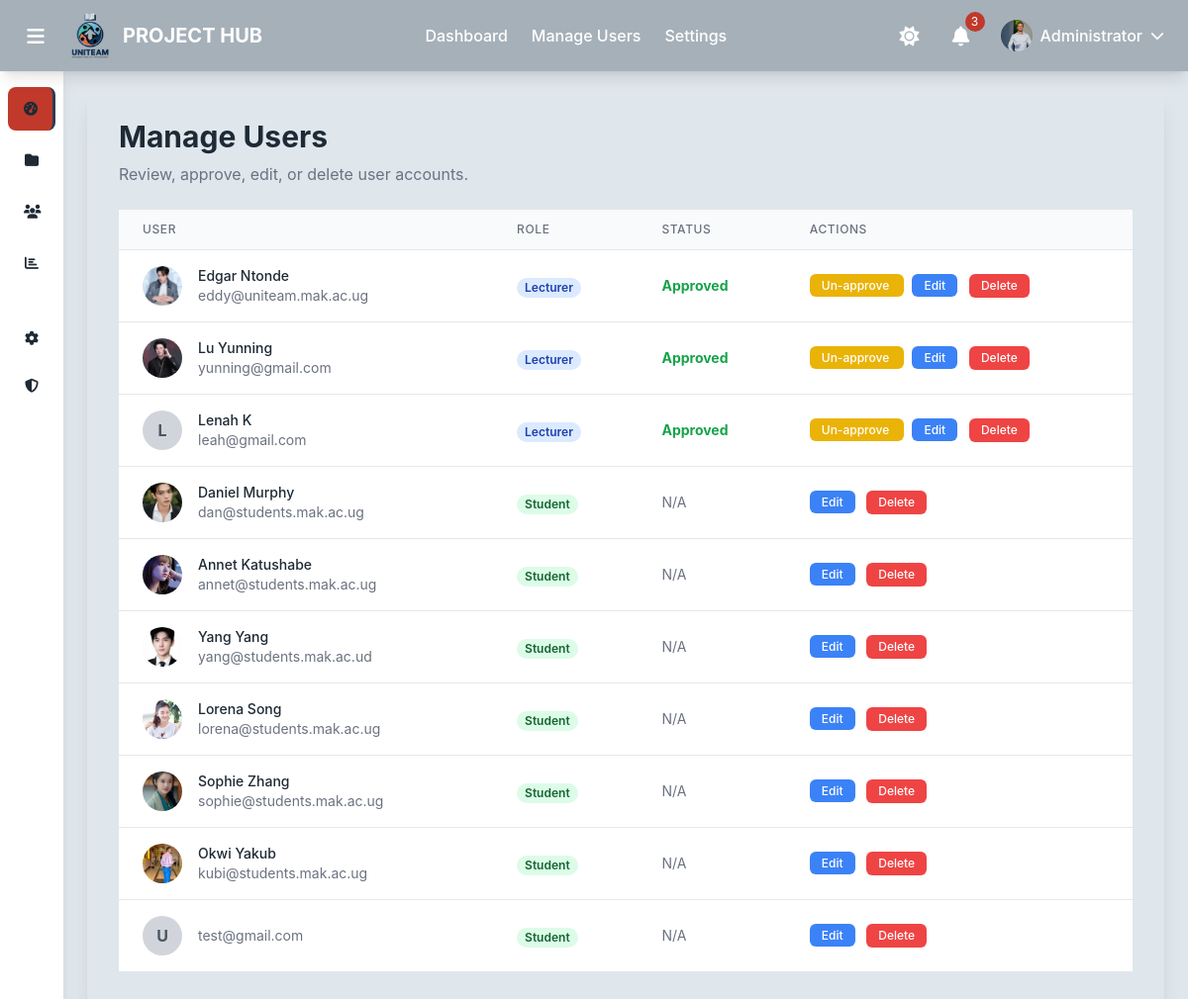
The page /accounts/admin/users/ (signed in) on the database its author committed.
### users/models.py (models this page shows)
class CustomUser(AbstractUser):
    class Role(models.TextChoices):
        ADMIN = "ADMIN", "Admin"
        LECTURER = "LECTURER", "Lecturer"
        STUDENT = "STUDENT", "Student"
    role = models.CharField(max_length=50, choices=Role.choices)
    avatar = models.ImageField(upload_to='avatars/', null=True, blank=True)
    is_approved = models.BooleanField(default=True)
    phone_number = models.CharField(max_length=20, blank=True)
    def get_full_name(self):
        return f"{self.first_name} {self.last_name}"

### users/views.py (the view)
# urls.py: path('admin/users/', views.admin_user_list, name='admin_user_list'),
@login_required
@user_passes_test(is_admin)
def admin_user_list(request):
    users = CustomUser.objects.all().exclude(id=request.user.id).order_by('role', 'date_joined')
    context = {
        'users': users
    }
    return render(request, 'users/admin_user_list.html', context)

### users/views.py (called while the page is built)
def is_admin(user):
    return user.is_authenticated and user.role == CustomUser.Role.ADMIN

### templates/users/admin_user_list.html (shortened to what this page needs)
{% extends "base/base_admin.html" %}
{% load static %}
{% block content %}
<div class="surface shadow-xl rounded-lg p-6 md:p-8">
    <h1 class="text-3xl font-bold mb-2">Manage Users</h1>
    <p class="text-gray-500 mb-6">Review, approve, edit, or delete user accounts.</p>
    <div class="overflow-x-auto">
        <table class="min-w-full divide-y divide-gray-200">
            <thead class="bg-gray-50 dark:bg-gray-700">
                <tr>
                    <th scope="col" class="px-6 py-3 text-left text-xs font-medium text-gray-500 uppercase tracking-wider">User</th>
                    <th scope="col" class="px-6 py-3 text-left text-xs font-medium text-gray-500 uppercase tracking-wider">Role</th>
                    <th scope="col" class="px-6 py-3 text-left text-xs font-medium text-gray-500 uppercase tracking-wider">Status</th>
                    <th scope="col" class="px-6 py-3 text-left text-xs font-medium text-gray-500 uppercase tracking-wider">Actions</th>
                </tr>
            </thead>
            <tbody class="bg-white dark:bg-gray-800 divide-y divide-gray-200 dark:divide-gray-700">
                {% for user in users %}
                <tr>
                    <td class="px-6 py-4 whitespace-nowrap">
                        <div class="flex items-center">
                            <div class="flex-shrink-0 h-10 w-10">
                                {% if user.avatar %}
                                <img class="h-10 w-10 rounded-full object-cover" src="{{ user.avatar.url }}" alt="">
                                {% else %}
                                <div class="h-10 w-10 rounded-full bg-gray-300 flex items-center justify-center text-gray-600 font-bold">
                                    {{ user.first_name.0|default:'U'|upper }}
                                </div>
                                {% endif %}
                            </div>
                            <div class="ml-4">
                                <div class="text-sm font-medium">{{ user.get_full_name }}</div>
                                <div class="text-sm text-gray-500">{{ user.email }}</div>
                            </div>
                        </div>
                    </td>
                    <td class="px-6 py-4 whitespace-nowrap">
                        <span class="px-2 inline-flex text-xs leading-5 font-semibold rounded-full
                            {% if user.role == 'ADMIN' %} bg-red-100 text-red-800
                            {% elif user.role == 'LECTURER' %} bg-blue-100 text-blue-800
                            {% else %} bg-green-100 text-green-800 {% endif %}">
                            {{ user.get_role_display }}
                        </span>
                    </td>
                    <td class="px-6 py-4 whitespace-nowrap text-sm">
                        {% if user.role == 'LECTURER' %}
                            {% if user.is_approved %}
                                <span class="text-green-600 font-bold">Approved</span>
                            {% else %}
                                <span class="text-yellow-600 font-bold">Pending Approval</span>
                            {% endif %}
                        {% else %}
                            <span class="text-gray-500">N/A</span>
                        {% endif %}
                    </td>
                    <td class="px-6 py-4 whitespace-nowrap text-sm font-medium space-x-2">
                        {% if user.role == 'LECTURER' %}
                            <a href="{% url 'admin_toggle_approval' user.id %}" class="text-white px-3 py-1 rounded-md text-xs
                                {% if user.is_approved %} bg-yellow-500 hover:bg-yellow-600 {% else %} bg-green-500 hover:bg-green-600 {% endif %}">
                                {% if user.is_approved %}Un-approve{% else %}Approve{% endif %}
                            </a>
                        {% endif %}
                        <a href="{% url 'admin_edit_user' user.id %}" class="bg-blue-500 hover:bg-blue-600 text-white px-3 py-1 rounded-md text-xs">Edit</a>
                        <form action="{% url 'admin_delete_user' user.id %}" method="post" class="inline" onsubmit="return confirm('Are you sure you want to delete this user? This cannot be undone.');">
                            <button type="submit" class="bg-red-500 hover:bg-red-600 text-white px-3 py-1 rounded-md text-xs">Delete</button>
                        </form>
                    </td>
                </tr>
                {% empty %}
                <tr>
                    <td colspan="4" class="text-center py-4 text-gray-500">No users found.</td>
                </tr>
                {% endfor %}
            </tbody>
        </table>
    </div>
</div>
{% endblock %}

### templates/base/base_admin.html (shortened to what this page needs)
{% load static %}
<!DOCTYPE html>
<html lang="en">
<head>
    <script src="https://cdn.tailwindcss.com"></script>
    <link rel="stylesheet" href="https://cdnjs.cloudflare.com/ajax/libs/font-awesome/6.4.0/css/all.min.css">
</head>
<body>
    <header class="header-bg shadow-lg fixed top-0 w-full z-50">
        <div class="flex items-center justify-between px-4 py-3">
            <div class="flex items-center space-x-4">
                <button id="leftSidebarToggle" class="p-2 rounded-lg hover:bg-black hover:bg-opacity-10 transition-colors">
                    <div class="icon-wrapper">
                        <i class="fas fa-bars fa-lg text-white"></i>
                    </div>
                </button>
                <div class="flex items-center space-x-3">
                    <div class="logo-placeholder"><img src="{% static 'images/logo/uniteam_logo (1).png' %}" alt=""></div>
                    <h1 class="text-xl font-bold text-white header-title">PROJECT HUB</h1>
                </div>
            </div>
            <nav class="hidden md:flex items-center space-x-6">
                <a href="{% url 'admin_dashboard' %}" class="text-white hover:text-gray-200 transition-colors font-medium">Dashboard</a>
                <a href="{% url 'admin_user_list' %}" class="text-white hover:text-gray-200 transition-colors font-medium">Manage Users</a>
                <a href="#" class="text-white hover:text-gray-200 transition-colors font-medium">Settings</a>
            </nav>
            <div class="flex items-center space-x-3">
                <button id="themeToggle" class="p-2 rounded-lg hover:bg-black hover:bg-opacity-10 transition-colors text-white">
                    <div class="icon-wrapper">
                        <i class="fas fa-sun fa-lg"></i>
                    </div>
                </button>
                <button id="rightSidebarToggle" class="relative p-2 rounded-lg hover:bg-black hover:bg-opacity-10 transition-colors text-white">
                    <div class="icon-wrapper">
                        <i class="fas fa-bell fa-lg"></i>
                    </div>
                    <span class="notification-badge absolute -top-1 -right-1">3</span>
                </button>
                <div class="profile-dropdown">
                    <div class="profile-button">
                        {% if user.avatar %}
                            <img src="{{ user.avatar.url }}" alt="{{ user.username }}'s Avatar" class="profile-avatar">
                        {% else %}
                            <div class="profile-avatar bg-accent-1 flex items-center justify-center text-white font-bold">
                                {{ user.first_name.0|default:user.username.0|upper }}
                            </div>
                        {% endif %}
                        <span class="profile-text">{{ user.username|capfirst }}</span>
                        <i class="fas fa-chevron-down dropdown-arrow text-white text-sm"></i>
                    </div>
                </div>
            </div>
        </div>
    </header>
    <div class="flex pt-16">
        <aside id="leftSidebar" class="surface-bg shadow-lg sidebar-transition sidebar-collapsed fixed left-0 top-16 h-full z-40">
            <nav class="py-6 px-2 h-full flex flex-col">
                <div class="space-y-2 flex-1">
                    <a href="{% url 'admin_dashboard' %}" class="nav-item flex items-center px-4 py-3 rounded-lg text-sm font-medium active" data-tooltip="Dashboard">
                        <div class="fa-icon">
                            <i class="fas fa-tachometer-alt"></i>
                        </div>
                    </a>
                    <a href="#" class="nav-item flex items-center px-4 py-3 rounded-lg text-sm font-medium" data-tooltip="Projects">
                        <div class="fa-icon">
                            <i class="fas fa-folder"></i>
                        </div>
                    </a>
                    <a href="{% url 'admin_user_list' %}" class="nav-item flex items-center px-4 py-3 rounded-lg text-sm font-medium" data-tooltip="Users">
                        <div class="fa-icon">
                            <i class="fas fa-users"></i>
                        </div>
                    </a>
                    <a href="#" class="nav-item flex items-center px-4 py-3 rounded-lg text-sm font-medium" data-tooltip="Reports">
                        <div class="fa-icon">
                            <i class="fas fa-chart-bar"></i>
                        </div>
                    </a>
                    <div class="pt-4">
                        <div class="mt-2 space-y-1">
                            <a href="#" class="nav-item flex items-center px-4 py-3 rounded-lg text-sm font-medium" data-tooltip="Settings">
                                <div class="fa-icon">
                                    <i class="fas fa-cog"></i>
                                </div>
                            </a>
                            <a href="#" class="nav-item flex items-center px-4 py-3 rounded-lg text-sm font-medium" data-tooltip="Security">
                                <div class="fa-icon">
                                    <i class="fas fa-shield-alt"></i>
                                </div>
                            </a>
                        </div>
                    </div>
                </div>
            </nav>
        </aside>
        <main id="mainContent" class="flex-1 transition-all duration-300 ml-16">
            <div class="p-6">
                {% block content %}
                {% endblock %}
            </div>
        </main>
    </div>
</body>
</html>

### templates/base/base_admin.html (style rules this page uses)
:root { --light-gray: #DFE6EC; --dark-gray: #A6B0B9; --accent-1: #C0392B; --accent-2: #2C3E50; --text-dark: #1E2A35; --background: var(--light-gray); --surface: #ffffff; --header-bg: var(--dark-gray); --footer-bg: var(--dark-gray); }
body { background-color: var(--background); color: var(--text-dark); font-family: 'Inter', system-ui, sans-serif; transition: background-color 0.3s ease; }
.header-bg { background-color: var(--header-bg); }
.surface-bg { background-color: var(--surface); }
.sidebar-transition { transition: all 0.3s ease-in-out; }
.sidebar-collapsed { width: 4rem; }
.nav-item { transition: all 0.2s ease; white-space: nowrap; overflow: hidden; }
.nav-item.active { background-color: var(--accent-1); border-right: 3px solid var(--accent-2); }
.profile-dropdown { position: relative; margin-left: 0.5rem; }
.profile-button { display: flex; align-items: center; padding: 0.5rem; border-radius: 0.375rem; transition: background-color 0.2s; cursor: pointer; }
.profile-avatar { width: 2rem; height: 2rem; border-radius: 9999px; object-fit: cover; }
.profile-text { margin-left: 0.5rem; color: white; font-weight: 500; display: none; }
@media (min-width: 640px) { .profile-text { display: block; } }
.dropdown-arrow { margin-left: 0.5rem; transition: transform 0.3s; }
.logo-placeholder { width: 40px; height: 40px; border-radius: 8px; display: flex; align-items: center; justify-content: center; color: white; font-weight: bold; font-size: 18px; }
.notification-badge { background-color: var(--accent-1); color: white; font-size: 0.75rem; min-width: 1.25rem; height: 1.25rem; border-radius: 0.625rem; display: flex; align-items: center; justify-content: center; }
.icon-wrapper { display: flex; align-items: center; justify-content: center; width: 24px; height: 24px; }
#mainContent { transition: margin-left 0.3s ease, width 0.3s ease; }
.sidebar-collapsed .nav-item { position: relative; }
.fa-icon { width: 20px; height: 20px; display: flex; align-items: center; justify-content: center; }

### rows shown on the page
CustomUser: avatar (picture), username "Administrator"
CustomUser: avatar (picture), get_full_name "Edgar Ntonde", email "eddy@uniteam.mak.ac.ug", role "Lecturer", is_approved "Approved"
CustomUser: avatar (picture), get_full_name "Lu Yunning", email "yunning@gmail.com", role "Lecturer", is_approved "Approved"
CustomUser: first_name.0 "L", get_full_name "Lenah K", email "leah@gmail.com", role "Lecturer", is_approved "Approved"
CustomUser: avatar (picture), get_full_name "Daniel Murphy", email "dan@students.mak.ac.ug", role "Student", shows "N/A"
CustomUser: avatar (picture), get_full_name "Annet Katushabe", email "annet@students.mak.ac.ug", role "Student", shows "N/A"
CustomUser: avatar (picture), get_full_name "Yang Yang", email "yang@students.mak.ac.ud", role "Student", shows "N/A"
CustomUser: avatar (picture), get_full_name "Lorena Song", email "lorena@students.mak.ac.ug", role "Student", shows "N/A"
CustomUser: avatar (picture), get_full_name "Sophie Zhang", email "sophie@students.mak.ac.ug", role "Student", shows "N/A"
CustomUser: avatar (picture), get_full_name "Okwi Yakub", email "kubi@students.mak.ac.ug", role "Student", shows "N/A"
CustomUser: first_name.0 "U", email "test@gmail.com", role "Student", shows "N/A"
